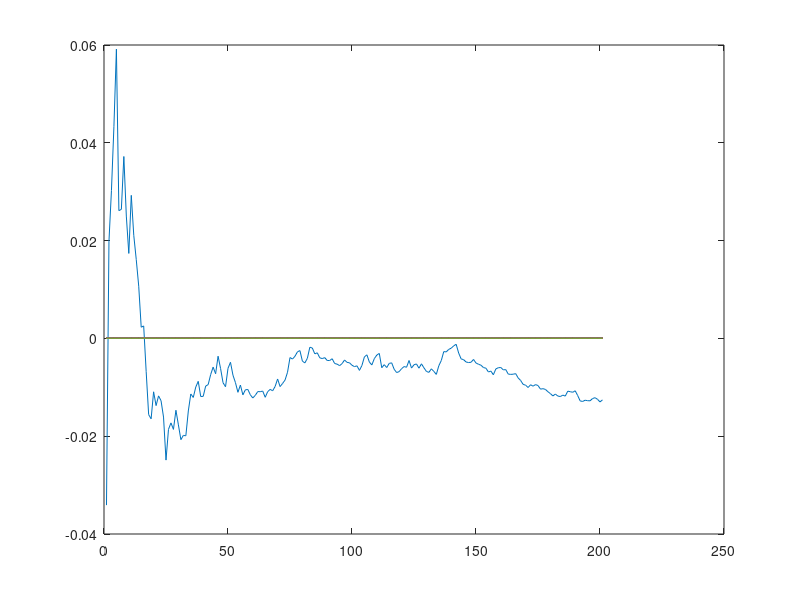

MATLAB code to generate this figure:
x=randn(10);
avg=zeros(201);
avg(1)=mean2(x);
for n=1:200
  x1=randn(10);
  x=plus(x,x1);
  avg(n+1)=mean2(x)/(n+1);
 end
 plot(avg);
